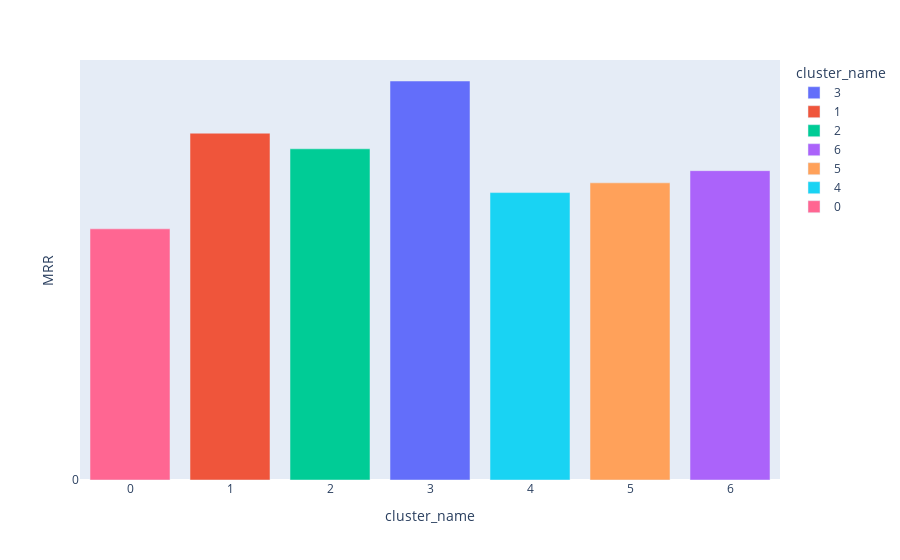

Here is the notebook cell this chart was saved with:
### Code cell
fig = px.bar(MRR_df, x="cluster_name", 
             y="MRR",
             color = "cluster_name")
             #category_orders = {"cluster_name": ["0", "1", "2", "3","4"
             #                                       ,"5","6"]})

fig.update_layout(xaxis = dict(
        tickmode = 'linear',
        tick0 = 1,
        dtick = 1),
                 yaxis = dict(
        tickmode = 'linear',
        tick0 = 1000,
        dtick = 1000))



fig.show()
# This bar chart visualizes customer spend data of clusters

### Figure 1 — Plotly figure (JSON) as saved in the notebook; plotly's stock layout.template omitted (floating-point values rounded to 4 significant figures)
{"data": [{"alignmentgroup": "True", "hovertemplate": "cluster_name=%{x}<br>MRR=%{y}<extra></extra>", "legendgroup": "3", "marker": {"color": "#636efa"}, "name": "3", "offsetgroup": "3", "orientation": "v", "showlegend": true, "textposition": "auto", "type": "bar", "x": ["3"], "xaxis": "x", "y": [406.8], "yaxis": "y"}, {"alignmentgroup": "True", "hovertemplate": "cluster_name=%{x}<br>MRR=%{y}<extra></extra>", "legendgroup": "1", "marker": {"color": "#EF553B"}, "name": "1", "offsetgroup": "1", "orientation": "v", "showlegend": true, "textposition": "auto", "type": "bar", "x": ["1"], "xaxis": "x", "y": [353.6], "yaxis": "y"}, {"alignmentgroup": "True", "hovertemplate": "cluster_name=%{x}<br>MRR=%{y}<extra></extra>", "legendgroup": "2", "marker": {"color": "#00cc96"}, "name": "2", "offsetgroup": "2", "orientation": "v", "showlegend": true, "textposition": "auto", "type": "bar", "x": ["2"], "xaxis": "x", "y": [337.7], "yaxis": "y"}, {"alignmentgroup": "True", "hovertemplate": "cluster_name=%{x}<br>MRR=%{y}<extra></extra>", "legendgroup": "6", "marker": {"color": "#ab63fa"}, "name": "6", "offsetgroup": "6", "orientation": "v", "showlegend": true, "textposition": "auto", "type": "bar", "x": ["6"], "xaxis": "x", "y": [315.4], "yaxis": "y"}, {"alignmentgroup": "True", "hovertemplate": "cluster_name=%{x}<br>MRR=%{y}<extra></extra>", "legendgroup": "5", "marker": {"color": "#FFA15A"}, "name": "5", "offsetgroup": "5", "orientation": "v", "showlegend": true, "textposition": "auto", "type": "bar", "x": ["5"], "xaxis": "x", "y": [303.0], "yaxis": "y"}, {"alignmentgroup": "True", "hovertemplate": "cluster_name=%{x}<br>MRR=%{y}<extra></extra>", "legendgroup": "4", "marker": {"color": "#19d3f3"}, "name": "4", "offsetgroup": "4", "orientation": "v", "showlegend": true, "textposition": "auto", "type": "bar", "x": ["4"], "xaxis": "x", "y": [293.0], "yaxis": "y"}, {"alignmentgroup": "True", "hovertemplate": "cluster_name=%{x}<br>MRR=%{y}<extra></extra>", "legendgroup": "0", "marker": {"color": "#FF6692"}, "name": "0", "offsetgroup": "0", "orientation": "v", "showlegend": true, "textposition": "auto", "type": "bar", "x": ["0"], "xaxis": "x", "y": [256.1], "yaxis": "y"}], "layout": {"barmode": "relative", "legend": {"title": {"text": "cluster_name"}, "tracegroupgap": 0}, "margin": {"t": 60}, "xaxis": {"anchor": "y", "categoryarray": ["3", "1", "2", "6", "5", "4", "0"], "categoryorder": "array", "domain": [0, 1], "dtick": 1, "tick0": 1, "tickmode": "linear", "title": {"text": "cluster_name"}}, "yaxis": {"anchor": "x", "domain": [0, 1], "dtick": 1000, "tick0": 1000, "tickmode": "linear", "title": {"text": "MRR"}}}}
